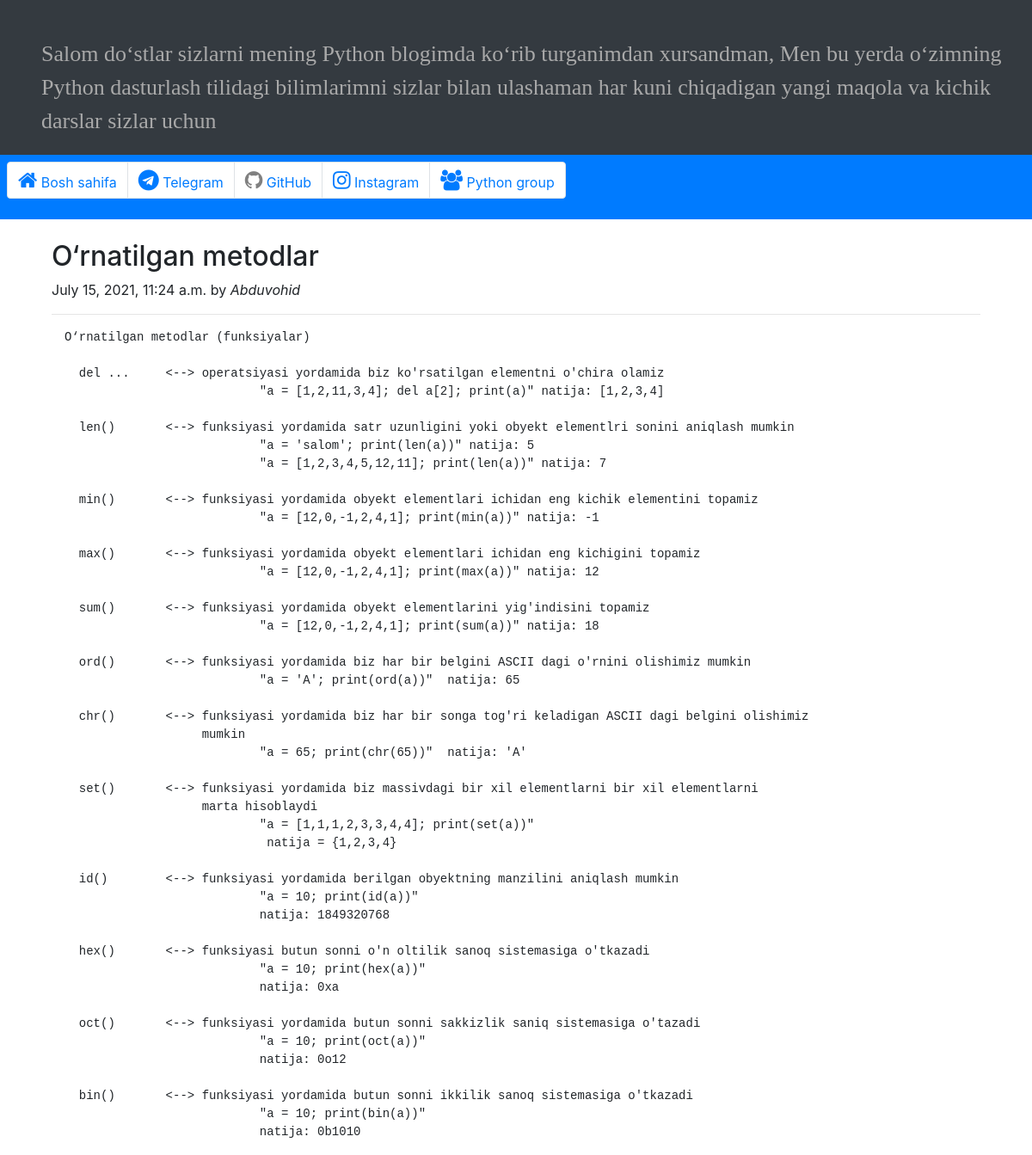
Screenshot of /read/2/ with the database file from the repository.
### py_blog/models.py (models this page shows, shortened)
class PyArticles(models.Model):
    title = models.CharField(max_length=120)
    author = models.ForeignKey(
        'auth.User',
        on_delete=models.CASCADE
    )
    created = models.DateTimeField(auto_now_add=True)
    body = models.TextField()

### py_blog/views.py (the view)
# urls.py: path('read/<int:pk>/', PyArticlesDetailView,
def PyArticlesDetailView(request, pk):
    article = PyArticles.objects.get(id=pk)
    return render(request, 'article_detail.html', {'article': article})

### templates/article_detail.html
{% extends 'base.html' %}
{% block content %}
	<div class="col-md">
      	<article class="blog-post">
	        <h2 class="blog-post-title">{{article.title}}</h2>
	        <p class="blog-post-meta">{{article.created}} by <i>{{article.author}}</i></p>
	        <hr>
        	<div class="container-fluid">
        		<pre>{{ article.body }}</pre>
        	</div>
		</article>
	</div>
{% endblock content %}

### rows the page displays
PyArticles: title "O‘rnatilgan metodlar", created "July 15, 2021, 11:24 a.m.", author "Abduvohid", body "O‘rnatilgan metodlar (funksiyalar) del ... <--> operatsiyasi yordamida biz ko'rsatilgan elementni o'chira olamiz \"a = [1,2,11,3,4]; del a[2]; print(a)\" natija: [1,2,3,4] len() <--> funksiyasi yordamida satr uzunligini yoki obyekt elementlri sonini aniqlash mumkin \"a = 'salom'; print(len(a))\" natija: 5 \"a = [1,2,3,4,5,12,11]; print(len(a))\" natija: 7 min() <--> funksiyasi yordamida obyekt elementlari ichidan eng kichik elementini topamiz \"a = [12,0,-1,2,4,1]; print(min(a))\" natija: -1 max() <--> funksiyasi yordamida obyekt elementlari ichidan eng kichigini topamiz \"a = [12,0,-1,2,4,1]; print(max(a))\" natija: 12 sum() <--> funksiyasi yordamida obyekt elementlarini yig'indisini topamiz \"a =…"
